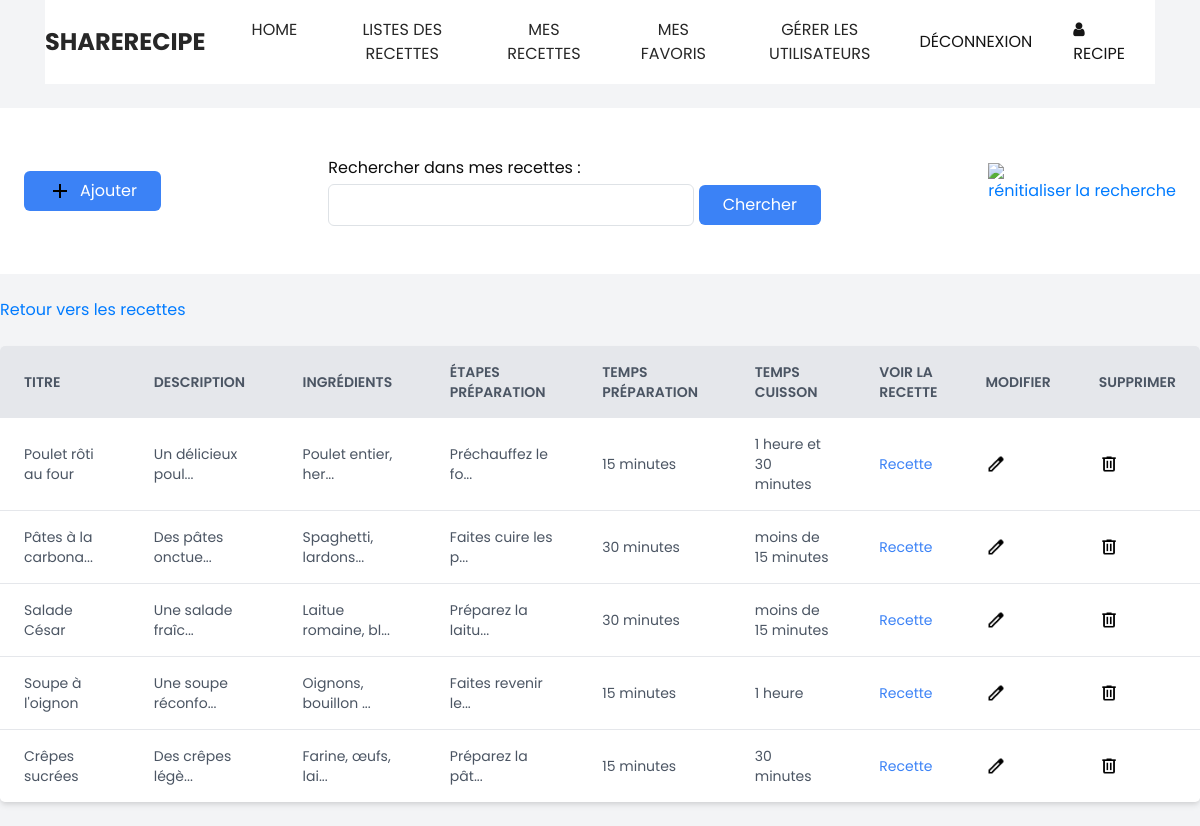
/MesRecettes.php (signed in), run on the app's committed database.
### tables this page shows
CREATE TABLE IF NOT EXISTS `recettes` (
  `id_recette` int NOT NULL AUTO_INCREMENT,
  `titre` varchar(255) NOT NULL,
  `description` text NOT NULL,
  `ingredients` text NOT NULL,
  `etapes_preparation` text NOT NULL,
  `temps_preparation` varchar(50) DEFAULT 'Non renseigné',
  `temps_cuisson` varchar(50) DEFAULT 'Non renseigné',
  `image` varchar(256) NOT NULL DEFAULT 'img_defaut.jpg',
  `id_auteur` int NOT NULL,
  `date_creation` timestamp NOT NULL DEFAULT CURRENT_TIMESTAMP,
  PRIMARY KEY (`id_recette`),
  UNIQUE KEY `unique_titre_par_auteur` (`titre`,`id_auteur`),
  KEY `id_auteur` (`id_auteur`)
);

### MesRecettes.php (the view, shortened to what this page needs)
<?php
$id_auteur = $_SESSION["user"]["id_auteur"];
?>
<!DOCTYPE html>
<html lang="en">
<head>
    <link href="https://cdn.jsdelivr.net/npm/tailwindcss@2.2.19/dist/tailwind.min.css" rel="stylesheet">
    <link rel="stylesheet" type="text/css" href="css/bootstrap.css" />
    <link href="css/font-awesome.min.css" rel="stylesheet" />
    <link href="css/style.css" rel="stylesheet" />
    <link href="css/responsive.css" rel="stylesheet" />
</head>
<body class="sub_page bg-gray-100 flex flex-col min-h-screen">
    <div class="hero_area">
        <header class="header_section long_section px-0">
            <nav class="navbar navbar-expand-lg custom_nav-container ">
                <a class="navbar-brand" href="index.php">
                    <span>
                        ShareRecipe
                    </span>
                </a>
                <div class="collapse navbar-collapse mx-auto" id="navbarSupportedContent">
                    <div class="d-flex mx-auto flex-column flex-lg-row align-items-center">
                        <ul class="navbar-nav ">
                            <li class="nav-item ">
                                <a class="nav-link" href="index.php">Home <span class="sr-only">(current)</span></a>
                            </li>
                            <li class="nav-item">
                                <a class="nav-link" href="Listes_recettes.php">Listes des recettes</a>
                            </li>
                            <?php if(isset($_SESSION["user"])): ?>
                                <?php if($_SESSION["user"]["role"] == "utilisateur" || $_SESSION["user"]["role"]== "admin"): ?>
                                    <li class="nav-item">
                                        <a class="nav-link" href="MesRecettes.php">Mes recettes</a>
                                    </li>
                                    <li class="nav-item">
                                        <a class="nav-link" href="Mesfav.php">Mes favoris</a>
                                    </li>
                                <?php endif; ?>
                                <?php if($_SESSION["user"]["role"] == "admin"): ?>
                                    <li class="nav-item active">
                                        <a class="nav-link" href="gereruser.php">Gérer les utilisateurs</a>
                                    </li>
                                <?php endif; ?>
                            <?php endif; ?>
                        </ul>
                        <?php if(!isset($_SESSION["user"])): ?>
                            <div class="quote_btn-container">
                                <a href="inscription.php">
                                    <span>
                                        Inscription
                                    </span>
                                </a>
                            </div>
                            <div class="quote_btn-container">
                                <a href="connexion.php">
                                    <span>
                                        Connexion
                                    </span>
                                    <i class="fa fa-user" aria-hidden="true"></i>
                                </a>
                            </div>
                        <?php else: ?>
                            <div class="quote_btn-container">
                                <a class="nav-link" href="deconnexion.php">Déconnexion</a>
                                <a href="profils.php">
                                    <i class="fa fa-user" aria-hidden="true"></i>
                                    <span>
                                        <?=strip_tags($_SESSION["user"]["prenom"]) ?>
                                    </span>
                                </a>
                            </div>
                        <?php endif; ?>
                    </div>
                </div>
            </nav>
        </header>
        <br>
        <div class="flex justify-between items-center p-4 bg-white">
            <a href="ajouter.php" class="btn-add inline-flex items-center gap-2 px-4 py-2 bg-blue-500 text-white rounded-md hover:bg-blue-600">
                <img src="icon/add.png" alt="ajouter">
                Ajouter
            </a>
            <form action='' method="get" class="flex gap-2">
                <div class="my-4">
                    <label for="search" class="block mb-1">Rechercher dans mes recettes :</label>
                    <input type="text" id="search" name="rcpsearch" class="px-4 py-2 rounded-md border border-gray-300 focus:outline-none focus:ring focus:border-blue-500" value="<?php echo isset($_GET['rcpsearch']) ? htmlspecialchars($_GET['rcpsearch']) : '' ?>">
                    <input type="submit" name="submit" value="Chercher" class="px-4 py-2 bg-blue-500 text-white rounded-md hover:bg-blue-600 cursor-pointer h-auto w-auto">
                </div>
            </form>
            <a href="MesRecettes.php">
                <img src="icon/refresh.png"> <p>rénitialiser la recherche</p>
            </a>
        </div>
<br>
        <a  href='Listes_recettes.php'>Retour vers les recettes</a>
        <?php
        require_once "connect.php";
        if (isset($_GET['submit'])) {
            $trouver = strip_tags($_GET['rcpsearch'] ?? '');
            $recherche = "%$trouver%";
            $sql = "SELECT * FROM recettes WHERE id_auteur = :id_auteur AND Titre LIKE :recherche";
            $query = $db->prepare($sql);
            $query->bindValue(":id_auteur", $id_auteur, PDO::PARAM_INT);
            $query->bindValue(":recherche", $recherche, PDO::PARAM_STR);
            $query->execute();
            $recettes = $query->fetchAll(PDO::FETCH_ASSOC);
            if (empty($recettes)) {
                echo "<p class='empty-message text-gray-600 text-xl'>Aucune recette correspond à votre recherche.</p>";
            } else {
                echo "<table class='w-full bg-white shadow-md rounded-lg overflow-hidden my-4'>
                        <thead class='bg-gray-200 uppercase text-sm text-gray-600'>
                            <tr>
                                <th class='py-3 px-4 font-semibold'>Titre</th>
                                <th class='py-3 px-4 font-semibold'>Description</th>
                                <th class='py-3 px-4 font-semibold'>Ingrédients</th>
                                <th class='py-3 px-4 font-semibold'>Étapes préparation</th>
                                <th class='py-3 px-4 font-semibold'>Temps préparation</th>
                                <th class='py-3 px-4 font-semibold'>Temps cuisson</th>
                                <th class='py-3 px-4 font-semibold'>Voir la recette</th>
                                <th class='py-3 px-4 font-semibold'>Modifier</th>
                                <th class='py-3 px-4 font-semibold'>Supprimer</th>
                            </tr>
                        </thead>
                        <tbody class='text-gray-600 text-sm divide-y divide-gray-200'>";
                foreach ($recettes as $recette) {
                    echo "<tr>
                            <td class='py-3 px-4 sm:w-1/6'>" . (strlen($recette['titre']) > 50 ? substr($recette['titre'], 0, 50) . '...' : $recette['titre']) . "</td>
                            <td class='py-3 px-4 sm:w-1/6'>" . (strlen($recette['description']) > 50 ? substr($recette['description'], 0, 50) . '...' : $recette['description']) . "</td>
                            <td class='py-3 px-4 sm:w-1/6'>" . (strlen($recette['ingredients']) > 50 ? substr($recette['ingredients'], 0, 50) . '...' : $recette['ingredients']) . "</td>
                            <td class='py-3 px-4 sm:w-1/6'>" . (strlen($recette['etapes_preparation']) > 50 ? substr($recette['etapes_preparation'], 0, 50) . '...' : $recette['etapes_preparation']) . "</td>
                            <td class='py-3 px-4 sm:w-1/6'>" . $recette['temps_preparation'] . "</td>
                            <td class='py-3 px-4 sm:w-1/6'>" . $recette['temps_cuisson'] . "</td>
                            <td class='py-3 px-4 sm:w-1/6'><a href='recette.php?id_recette=" . $recette['id_recette'] . "' class='text-blue-500 hover:underline'>Recette</a></td>
                            <td class='py-3 px-4 sm:w-1/6'><a href='modifier.php?id_recette=" . $recette['id_recette'] . "'><img src='icon/edit.png' alt='Modifier' class='w-5 h-5'></a></td>
                            <td class='py-3 px-4 sm:w-1/6'><a href='supprimer.php?id_recette=" . $recette['id_recette'] . "'><img src='icon/delete.png' alt='Supprimer' class='w-5 h-5'></a></td>
                        </tr>";
                }
                echo "</tbody>
                    </table>";
            }
        } else {
            $sql = "SELECT * FROM `recettes` WHERE `id_auteur` = :id_auteur";
            $query = $db->prepare($sql);
            $query->bindValue(":id_auteur", $id_auteur, PDO::PARAM_INT);
            $query->execute();
            $recettes = $query->fetchAll(PDO::FETCH_ASSOC);
            if (empty($recettes)) {
                echo "<p class='empty-message text-gray-600 text-xl'>Vous n'avez pas encore de recette.</p>";
            } else {
                echo "<table class='w-full bg-white shadow-md rounded-lg overflow-hidden my-4'>
                        <thead class='bg-gray-200 uppercase text-sm text-gray-600'>
                            <tr>
                                <th class='py-3 px-4 font-semibold'>Titre</th>
                                <th class='py-3 px-4 font-semibold'>Description</th>
                                <th class='py-3 px-4 font-semibold'>Ingrédients</th>
                                <th class='py-3 px-4 font-semibold'>Étapes préparation</th>
                                <th class='py-3 px-4 font-semibold'>Temps préparation</th>
                                <th class='py-3 px-4 font-semibold'>Temps cuisson</th>
                                <th class='py-3 px-4 font-semibold'>Voir la recette</th>
                                <th class='py-3 px-4 font-semibold'>Modifier</th>
                                <th class='py-3 px-4 font-semibold'>Supprimer</th>
                            </tr>
                        </thead>
                        <tbody class='text-gray-600 text-sm divide-y divide-gray-200'>";
                foreach ($recettes as $recette) {
                    echo "<tr>
                            <td class='py-3 px-4 sm:w-1/6'>" . (strlen($recette['titre']) > 20 ? substr($recette['titre'], 0, 20) . '...' : $recette['titre']) . "</td>
                            <td class='py-3 px-4 sm:w-1/6'>" . (strlen($recette['description']) > 18 ? substr($recette['description'], 0, 18) . '...' : $recette['description']) . "</td>
                            <td class='py-3 px-4 sm:w-1/6'>" . (strlen($recette['ingredients']) > 18 ? substr($recette['ingredients'], 0, 18) . '...' : $recette['ingredients']) . "</td>
                            <td class='py-3 px-4 sm:w-1/6'>" . (strlen($recette['etapes_preparation']) > 18 ? substr($recette['etapes_preparation'], 0, 18) . '...' : $recette['etapes_preparation']) . "</td>
                            <td class='py-3 px-4 sm:w-1/6'>" . $recette['temps_preparation'] . "</td>
                            <td class='py-3 px-4 sm:w-1/6'>" . $recette['temps_cuisson'] . "</td>
                            <td class='py-3 px-4 sm:w-1/6'><a href='recette.php?id_recette=" . $recette['id_recette'] . "' class='text-blue-500 hover:underline'>Recette</a></td>
                            <td class='py-3 px-4 sm:w-1/6'><a href='modifier.php?id_recette=" . $recette['id_recette'] . "'><img src='icon/edit.png' alt='Modifier' class='w-5 h-5'></a></td>
                            <td class='py-3 px-4 sm:w-1/6'><a href='supprimer.php?id_recette=" . $recette['id_recette'] . "'><img src='icon/delete.png' alt='Supprimer' class='w-5 h-5'></a></td>
                        </tr>";
                }
                echo "</tbody>
                    </table>";
            }
        }
        ?>
    </div>
</body>
</html>

### css/style.css (style rules this page uses)
body { font-family: "Poppins", sans-serif; color: #0c0c0c; background-color: #ffffff; overflow-x: hidden; }
.long_section { margin-left: 45px; margin-right: 45px; padding-left: 15px; padding-right: 15px; }
.hero_area { min-height: 100vh; position: relative; display: -webkit-box; display: -ms-flexbox; display: flex; -webkit-box-orient: vertical; -webkit-box-direction: normal; -ms-flex-direction: column; flex-direction: column; }
.sub_page .hero_area { min-height: auto; }
.header_section { background-color: #ffffff; }
.custom_nav-container .navbar-nav .nav-item .nav-link { padding: 3px 15px; margin: 10px 15px; color: #272727; text-align: center; text-transform: uppercase; }
a, a:hover, a:focus { text-decoration: none; }
.navbar-brand span { font-size: 24px; font-weight: 700; color: #272727; text-transform: uppercase; }
.custom_nav-container { z-index: 99999; padding: 5px 0; }
.quote_btn-container { display: -webkit-box; display: -ms-flexbox; display: flex; -webkit-box-align: center; -ms-flex-align: center; align-items: center; }
.quote_btn-container a { color: #151515; margin-right: 25px; text-transform: uppercase; }
.quote_btn-container a span { margin-right: 5px; }

### data on the page
recettes: titre "Poulet rôti au four", description "Un délicieux poul", ingredients "Poulet entier, her", etapes_preparation "Préchauffez le fo", temps_preparation "15 minutes", temps_cuisson "1 heure et 30 minutes"
recettes: titre "Pâtes à la carbona", description "Des pâtes onctue", ingredients "Spaghetti, lardons", etapes_preparation "Faites cuire les p", temps_preparation "30 minutes", temps_cuisson "moins de 15 minutes"
recettes: titre "Salade César", description "Une salade fraîc", ingredients "Laitue romaine, bl", etapes_preparation "Préparez la laitu", temps_preparation "30 minutes", temps_cuisson "moins de 15 minutes"
recettes: titre "Soupe à l'oignon", description "Une soupe réconfo", ingredients "Oignons, bouillon", etapes_preparation "Faites revenir le", temps_preparation "15 minutes", temps_cuisson "1 heure"
recettes: titre "Crêpes sucrées", description "Des crêpes légè", ingredients "Farine, œufs, lai", etapes_preparation "Préparez la pât", temps_preparation "15 minutes", temps_cuisson "30 minutes"

### other printed values
strip_tags($_SESSION["user"]["prenom"]) "RECIPE"
